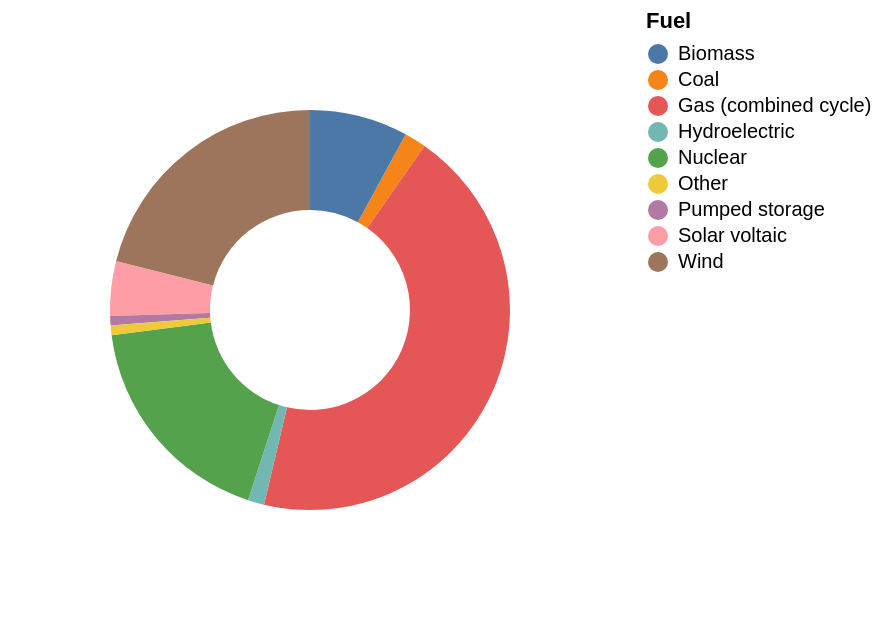

Here is the notebook cell this chart was saved with:
### Markdown cell above
### Donut graphs

This is looking great for the sort of data and almost the right type of visualisation for the outer ring, but it is a full pie chart not a donut. 

So let's go back now to the gallery and look at the donut chart example in the gallery and try and replicate that with our data. 
- The page for a donut chart is here https://altair-viz.github.io/gallery/donut_chart.html, so using our modifications from before (simplifying the field specifications, making the overall radius a bit smaller, and adding our interaction), we get:

### Code cell
# Create a donut chart using the energy DataFrame with specified inner and outer radii.
alt.Chart(energy).mark_arc(innerRadius=50, radius=100).encode(
    # Encode the 'Percentage' field as the theta (angle) of the arc, specifying it as quantitative data.
    theta=alt.Theta('Percentage:Q'),
    # Encode the 'Fuel' field as the color of the arc, specifying it as nominal data to differentiate categories.
    color=alt.Color('Fuel:N'),
    # Add a tooltip to display additional information when hovering over each arc segment.
    # The tooltip includes 'Fuel', 'Generated value', and 'Percentage' fields.
    tooltip=['Fuel', 'Generated value', 'Percentage']
)

### Figure 1 — Vega-Lite specification as saved in the notebook (floating-point values rounded to 4 significant figures)
{"config": {"view": {"continuousWidth": 300, "continuousHeight": 300}}, "data": {"name": "data-db7b795b706e1e22da38045e1a1899b9"}, "mark": {"type": "arc", "innerRadius": 50, "radius": 100}, "encoding": {"color": {"field": "Fuel", "type": "nominal"}, "theta": {"field": "Percentage", "type": "quantitative"}, "tooltip": [{"field": "Fuel", "type": "nominal"}, {"field": "Generated value", "type": "quantitative"}, {"field": "Percentage", "type": "quantitative"}]}, "$schema": "https://vega.github.io/schema/vega-lite/v5.8.0.json", "datasets": {"data-db7b795b706e1e22da38045e1a1899b9": [{"Fuel": "Coal", "Generated value": 0.49, "Percentage": 1.6, "Energy type": "Fossil fuel"}, {"Fuel": "Gas (combined cycle)", "Generated value": 12.06, "Percentage": 39.9, "Energy type": "Fossil fuel"}, {"Fuel": "Solar voltaic", "Generated value": 1.22, "Percentage": 4.0, "Energy type": "Renewable energy"}, {"Fuel": "Wind", "Generated value": 5.79, "Percentage": 19.1, "Energy type": "Renewable energy"}, {"Fuel": "Hydroelectric", "Generated value": 0.38, "Percentage": 1.2, "Energy type": "Renewable energy"}, {"Fuel": "Pumped storage", "Generated value": 0.21, "Percentage": 0.7, "Energy type": "Other energy"}, {"Fuel": "Nuclear", "Generated value": 4.94, "Percentage": 16.3, "Energy type": "Other energy"}, {"Fuel": "Biomass", "Generated value": 2.18, "Percentage": 7.2, "Energy type": "Other energy"}, {"Fuel": "Other", "Generated value": 0.21, "Percentage": 0.7, "Energy type": "Other energy"}]}}
